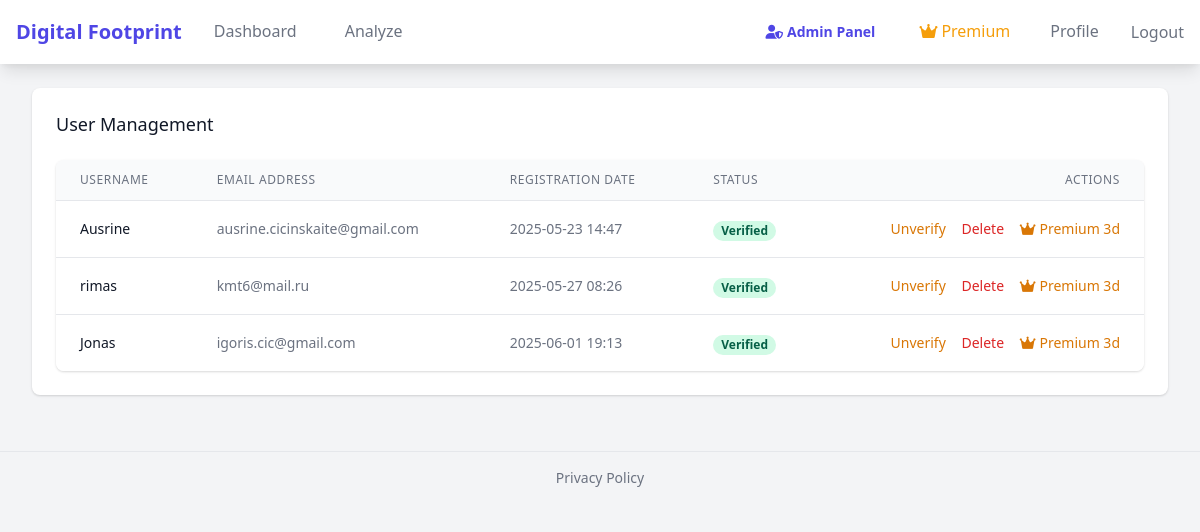
The app's page /admin/users (signed in) with its own data.
### models/user.py (models this page shows, shortened)
class User(UserMixin, db.Model):
    id = db.Column(db.Integer, primary_key=True)
    username = db.Column(db.String(80), unique=True, nullable=False)
    email = db.Column(db.String(120), unique=True, nullable=False)
    password = db.Column(db.String(120), nullable=False)
    is_verified = db.Column(db.Boolean, default=False)
    is_temporary_password = db.Column(db.Boolean, default=False)
    temp_password_expires_at = db.Column(db.DateTime, nullable=True)
    created_at = db.Column(db.DateTime, default=datetime.utcnow)
    social_profiles = db.relationship('SocialProfile', backref='user', lazy=True)
    password_change_attempts = db.Column(db.Integer, default=0)
    is_blocked = db.Column(db.Boolean, default=False)
    blocked_until = db.Column(db.DateTime, nullable=True)
    premium_until = db.Column(db.DateTime, nullable=True)

### routes/admin.py (the view)
    def decorated_function(*args, **kwargs):
        if not current_user.is_authenticated or not isinstance(current_user, Admin):
            flash('You do not have permission to access this page', 'error')
            return redirect(url_for('admin.login'))
        return f(*args, **kwargs)

### routes/admin.py (called while the page is built)
def admin_required(f):
    def decorated_function(*args, **kwargs):
        if not current_user.is_authenticated or not isinstance(current_user, Admin):
            flash('You do not have permission to access this page', 'error')
            return redirect(url_for('admin.login'))
        return f(*args, **kwargs)
    decorated_function.__name__ = f.__name__
    return decorated_function

@admin.route('/users')
@login_required
@admin_required
def users():
    users = User.query.all()
    return render_template('admin/users.html', users=users)

### templates/admin/users.html (shortened to what this page needs)
{% extends "base.html" %}
{% block content %}
<div class="bg-white shadow rounded-lg">
    <div class="px-4 py-5 sm:p-6">
        <h3 class="text-lg leading-6 font-medium text-gray-900">User Management</h3>
        <div class="mt-6">
            <div class="bg-white shadow overflow-hidden sm:rounded-lg">
                <table class="min-w-full divide-y divide-gray-200">
                    <thead class="bg-gray-50">
                        <tr>
                            <th scope="col" class="px-6 py-3 text-left text-xs font-medium text-gray-500 uppercase tracking-wider">
                                Username
                            </th>
                            <th scope="col" class="px-6 py-3 text-left text-xs font-medium text-gray-500 uppercase tracking-wider">
                                Email address
                            </th>
                            <th scope="col" class="px-6 py-3 text-left text-xs font-medium text-gray-500 uppercase tracking-wider">
                                Registration date
                            </th>
                            <th scope="col" class="px-6 py-3 text-left text-xs font-medium text-gray-500 uppercase tracking-wider">
                                Status
                            </th>
                            <th scope="col" class="px-6 py-3 text-right text-xs font-medium text-gray-500 uppercase tracking-wider">
                                Actions
                            </th>
                        </tr>
                    </thead>
                    <tbody class="bg-white divide-y divide-gray-200">
                        {% for user in users %}
                        <tr>
                            <td class="px-6 py-4 whitespace-nowrap text-sm font-medium text-gray-900">
                                {{ user.username }}
                            </td>
                            <td class="px-6 py-4 whitespace-nowrap text-sm text-gray-500">
                                {{ user.email }}
                            </td>
                            <td class="px-6 py-4 whitespace-nowrap text-sm text-gray-500">
                                {{ user.created_at.strftime('%Y-%m-%d %H:%M') }}
                            </td>
                            <td class="px-6 py-4 whitespace-nowrap">
                                {% if user.is_verified %}
                                <span class="px-2 inline-flex text-xs leading-5 font-semibold rounded-full bg-green-100 text-green-800">
                                    Verified
                                </span>
                                {% else %}
                                <span class="px-2 inline-flex text-xs leading-5 font-semibold rounded-full bg-yellow-100 text-yellow-800">
                                    Awaiting verification
                                </span>
                                {% endif %}
                            </td>
                            <td class="px-6 py-4 whitespace-nowrap text-right text-sm font-medium">
                                {% if not user.is_verified %}
                                <form method="POST" action="{{ url_for('admin.verify_user', user_id=user.id) }}" class="inline">
                                    <button type="submit" class="text-green-600 hover:text-green-900 mr-3">Verify</button>
                                </form>
                                {% else %}
                                <form method="POST" action="{{ url_for('admin.unverify_user', user_id=user.id) }}" class="inline">
                                    <button type="submit" class="text-yellow-600 hover:text-yellow-900 mr-3">Unverify</button>
                                </form>
                                {% endif %}
                                <form method="POST" action="{{ url_for('admin.delete_user', user_id=user.id) }}" class="inline" onsubmit="return confirm('Are you sure you want to delete this user?');">
                                    <button type="submit" class="text-red-600 hover:text-red-900">Delete</button>
                                </form>
                                <form method="POST" action="{{ url_for('admin.activate_premium', user_id=user.id) }}" class="inline">
                                    <button type="submit" class="text-yellow-600 hover:text-yellow-900 ml-3"><i class="fas fa-crown mr-1"></i>Premium 3d</button>
                                </form>
                            </td>
                        </tr>
                        {% endfor %}
                    </tbody>
                </table>
            </div>
        </div>
    </div>
</div>
{% endblock %}

### templates/base.html (shortened to what this page needs)
<!DOCTYPE html>
<html lang="en">
<head>
    <link href="https://cdn.jsdelivr.net/npm/tailwindcss@2.2.19/dist/tailwind.min.css" rel="stylesheet">
    <link href="https://cdnjs.cloudflare.com/ajax/libs/font-awesome/6.0.0/css/all.min.css" rel="stylesheet">
    <link rel="stylesheet" href="{{ url_for('static', filename='css/styles.css') }}">
</head>
<body class="bg-gray-100">
    <nav class="fixed top-0 left-0 right-0 bg-white shadow-lg z-50">
        <div class="max-w-7xl mx-auto px-4">
            <div class="flex justify-between h-16">
                <div class="flex">
                    <div class="flex-shrink-0 flex items-center">
                        <a href="/" class="text-xl font-bold text-indigo-600">Digital Footprint</a>
                    </div>
                    <div class="hidden md:ml-6 md:flex md:space-x-8">
                        {% if current_user.is_authenticated %}
                        <a href="/dashboard" class="inline-flex items-center px-2 pt-0 pb-0.5 {% if request.path.startswith('/dashboard') %}text-indigo-600 font-bold{% else %}text-gray-500 hover:text-gray-700{% endif %}">Dashboard</a>
                        <a href="/analyze" class="inline-flex items-center px-2 pt-0 pb-0.5 {% if request.path.startswith('/analyze') %}text-indigo-600 font-bold{% else %}text-gray-500 hover:text-gray-700{% endif %}">Analyze</a>
                        {% endif %}
                    </div>
                </div>
                <div class="flex items-center space-x-6">
                    {% if current_user.is_authenticated %}
                        {% if current_user.is_super_admin %}
                        <a href="{{ url_for('admin.dashboard') }}" class="text-sm font-medium px-3 py-2 rounded-md {% if request.path.startswith('/admin') %}text-indigo-600 font-bold{% else %}text-gray-500 hover:text-gray-700{% endif %}"><i class="fas fa-user-shield mr-1"></i>Admin Panel</a>
                        {% endif %}
                        <a href="/premium" class="inline-flex items-center px-2 pt-0 pb-0.5 {% if request.path.startswith('/premium') %}text-yellow-600 font-bold{% else %}text-yellow-500 hover:text-yellow-700{% endif %}"><i class="fas fa-crown mr-1"></i>Premium</a>
                        <a href="/auth/profile" class="inline-flex items-center px-2 pt-0 pb-0.5 {% if request.path.startswith('/auth/profile') %}text-indigo-600 font-bold{% else %}text-gray-500 hover:text-gray-700{% endif %}">Profile</a>
                        <a href="/auth/logout" class="text-gray-500 hover:text-gray-700 ml-2">Logout</a>
                    {% else %}
                        <a href="/auth/login" class="text-gray-500 hover:text-gray-700">Login</a>
                        <a href="/auth/register" class="ml-4 text-gray-500 hover:text-gray-700">Register</a>
                    {% endif %}
                </div>
            </div>
        </div>
    </nav>
    <main class="max-w-7xl mx-auto py-6 sm:px-6 lg:px-8 mt-16">
        {% block content %}{% endblock %}
    </main>
    <footer class="w-full text-center text-gray-500 text-sm py-4 border-t mt-8">
        <a href="{{ url_for('main.privacy_policy') }}">
            Privacy Policy
        </a>
    </footer>
</body>
</html>

### records on screen
User: username "Ausrine", email "ausrine.cicinskaite@gmail.com", created_at "2025-05-23 14:47", is_verified "Verified"
User: username "rimas", email "kmt6@mail.ru", created_at "2025-05-27 08:26", is_verified "Verified"
User: username "Jonas", email "igoris.cic@gmail.com", created_at "2025-06-01 19:13", is_verified "Verified"
